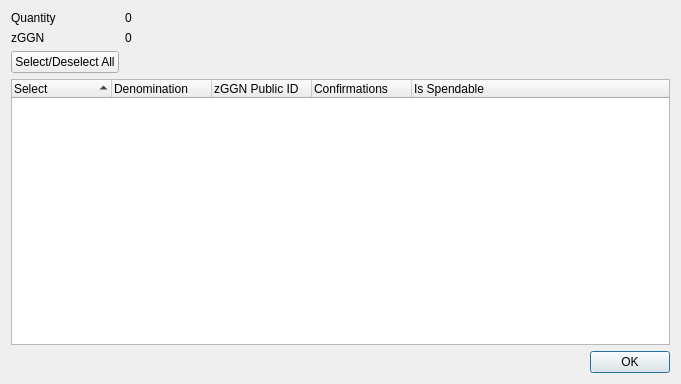
<?xml version="1.0" encoding="UTF-8"?>
<ui version="4.0">
 <class>ZGlobalGreenControlDialog</class>
 <widget class="QDialog" name="ZGlobalGreenControlDialog">
  <property name="geometry">
   <rect>
    <x>0</x>
    <y>0</y>
    <width>681</width>
    <height>384</height>
   </rect>
  </property>
  <property name="minimumSize">
   <size>
    <width>681</width>
    <height>384</height>
   </size>
  </property>
  <property name="windowTitle">
   <string>Select zGGN to Spend</string>
  </property>
  <layout class="QGridLayout" name="gridLayout">
   <item row="0" column="0">
    <layout class="QFormLayout" name="formLayout">
     <property name="sizeConstraint">
      <enum>QLayout::SetDefaultConstraint</enum>
     </property>
     <item row="0" column="0">
      <widget class="QLabel" name="labelQuantity">
       <property name="text">
        <string>Quantity</string>
       </property>
      </widget>
     </item>
     <item row="0" column="1">
      <widget class="QLabel" name="labelQuantity_int">
       <property name="text">
        <string>0</string>
       </property>
      </widget>
     </item>
     <item row="1" column="0">
      <widget class="QLabel" name="labelZGlobalGreen">
       <property name="text">
        <string>zGGN</string>
       </property>
      </widget>
     </item>
     <item row="1" column="1">
      <widget class="QLabel" name="labelZGlobalGreen_int">
       <property name="text">
        <string>0</string>
       </property>
      </widget>
     </item>
     <item row="2" column="0">
      <widget class="QPushButton" name="pushButtonAll">
       <property name="text">
        <string>Select/Deselect All</string>
       </property>
      </widget>
     </item>
    </layout>
   </item>
   <item row="1" column="0">
    <layout class="QVBoxLayout" name="verticalLayout">
     <item>
      <widget class="QTreeWidget" name="treeWidget">
       <property name="minimumSize">
        <size>
         <width>0</width>
         <height>250</height>
        </size>
       </property>
       <property name="alternatingRowColors">
        <bool>true</bool>
       </property>
       <property name="sortingEnabled">
        <bool>true</bool>
       </property>
       <property name="columnCount">
        <number>5</number>
       </property>
       <attribute name="headerDefaultSectionSize">
        <number>100</number>
       </attribute>
       <column>
        <property name="text">
         <string notr="true">Select</string>
        </property>
       </column>
       <column>
        <property name="text">
         <string notr="true">Denomination</string>
        </property>
       </column>
       <column>
        <property name="text">
         <string notr="true">zGGN Public ID</string>
        </property>
       </column>
       <column>
        <property name="text">
         <string notr="true">Confirmations</string>
        </property>
       </column>
       <column>
        <property name="text">
         <string>Is Spendable</string>
        </property>
       </column>
      </widget>
     </item>
     <item>
      <widget class="QDialogButtonBox" name="buttonBox">
       <property name="orientation">
        <enum>Qt::Horizontal</enum>
       </property>
       <property name="standardButtons">
        <set>QDialogButtonBox::Ok</set>
       </property>
      </widget>
     </item>
    </layout>
   </item>
  </layout>
 </widget>
 <resources/>
 <connections>
  <connection>
   <sender>buttonBox</sender>
   <signal>accepted()</signal>
   <receiver>ZGlobalGreenControlDialog</receiver>
   <slot>accept()</slot>
   <hints>
    <hint type="sourcelabel">
     <x>248</x>
     <y>254</y>
    </hint>
    <hint type="destinationlabel">
     <x>157</x>
     <y>274</y>
    </hint>
   </hints>
  </connection>
  <connection>
   <sender>buttonBox</sender>
   <signal>rejected()</signal>
   <receiver>ZGlobalGreenControlDialog</receiver>
   <slot>reject()</slot>
   <hints>
    <hint type="sourcelabel">
     <x>316</x>
     <y>260</y>
    </hint>
    <hint type="destinationlabel">
     <x>286</x>
     <y>274</y>
    </hint>
   </hints>
  </connection>
 </connections>
</ui>
